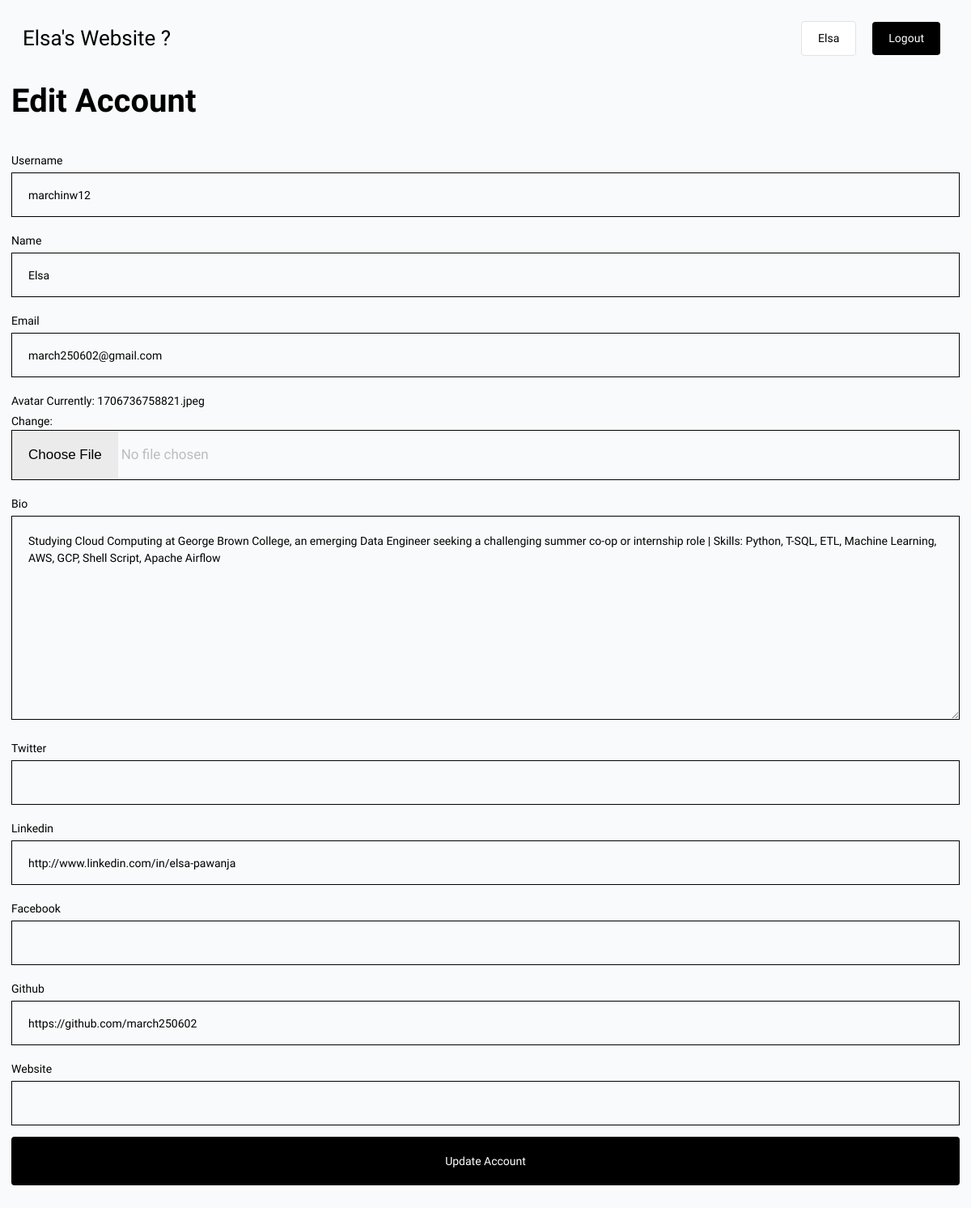
Page /edit-account/ (signed in) on the committed database.
### base/models.py (models this page shows)
class User(AbstractUser):
    name = models.CharField(max_length=100, null=True)
    email = models.EmailField(unique=True, null=True)
    bio = models.TextField(null=True, blank=True)
    hackathon_participant = models.BooleanField(default=True, null=True)
    avatar = ResizedImageField(size=[300,300], default='avatar.png')
    id = models.UUIDField(default=uuid.uuid4, unique=True,
                          primary_key=True, editable=False)
    USERNAME_FIELD = 'email'
    REQUIRED_FIELDS = ['username']
    twitter = models.URLField(max_length=500, null=True, blank=True)
    linkedin = models.URLField(max_length=500, null=True, blank=True)
    website = models.URLField(max_length=500, null=True, blank=True)
    facebook = models.URLField(max_length=500, null=True, blank=True)
    github = models.URLField(max_length=500, null=True, blank=True)
    class Meta:
        ordering = ['avatar']

### base/views.py (the view)
# urls.py: path('edit-account/', views.edit_account, name="edit-account"),
@login_required(login_url='/login')
def edit_account(request):
    form = UserForm(instance=request.user)
    if request.method == 'POST':
        form = UserForm(request.POST, request.FILES,  instance=request.user)
        if form.is_valid():
            user = form.save(commit=False)
            user.save()
            return redirect('account')
    context = {'form':form}
    return render(request, 'user_form.html', context)

### base/forms.py
class UserForm(ModelForm):
    class Meta:
        model = User
        fields = ['username', 'name', 'email', 'avatar' ,'bio', 'twitter', 'linkedin', 'facebook', 'github', 'website']
        widgets = {
            'username': forms.TextInput(attrs={'class':'form-field--input'}),
            'name':forms.TextInput(attrs={'class':'form-field--input'}),
            'email':forms.EmailInput(attrs={'class':'form-field--input'}),
            'bio':forms.Textarea(attrs={'class':'form-field--input-txarea'}),
            'twitter': forms.TextInput(attrs={'class':'form-field--input'}),
            'linkedin':forms.TextInput(attrs={'class':'form-field--input'}),
            'facebook':forms.TextInput(attrs={'class':'form-field--input'}),
            'github':forms.TextInput(attrs={'class':'form-field--input'}),
            'website':forms.TextInput(attrs={'class':'form-field--input'})
        }

### templates/user_form.html (shortened to what this page needs)
{% extends 'main.html' %}
{% block content %}
<div class="'edit-accinfo-container">
    <h1 class="form-field--title">Edit Account</h1>
    <div class="section">
        <form method="POST" enctype="multipart/form-data">
            {% for field in form %}
                <div class="form-field--wrapper">
                    <label>{{field.label}}</label>
                    {{field}}
                </div>
            {% endfor %}
            <div class="form-field--wrapper">
                <input class="btn btn--primary formsubmit-btn" type="submit" value="Update Account" />
            </div>
        </form>
    </div>
</div>
{% endblock content %}

### templates/navbar.html (shortened to what this page needs)
{% load static %}
<nav >
    <div id="logo--wrapper">
        <a href="{% url 'home' %}">
            <h4 id="logo--text">Elsa's Website ?</h4>
        </a>
    </div>
    <div id="nav--col3">
        {% if request.user.is_authenticated %}
        <a class="btn btn--secondary" href="{% url 'account' %}">{{request.user.name}}</a>
        <a class="btn btn--primary" href="{% url 'logout' %}">Logout</a>
        {% else %}
        <a class="btn btn--secondary" href="{% url 'login' %}">Login</a>
        <a class="btn btn--primary" href="{% url 'register' %}">Register</a>
        {% endif %}
    </div>
</nav>

### static/css/main.css (style rules this page uses)
* { box-sizing: border-box; margin: 0; padding: 0; font-family: 'Readex Pro'; background-color: rgb(249, 250,251); line-height: 1.5em; color: #000; font-size: 14px; }
h1,h2,h3,h4,h5,h6 { font-weight: 500; }
h1 { font-size: 48px; }
h4 { font-size: 32px; }
a { text-decoration: none; }
.section { margin: 2em 0; }
.btn { padding: 10px 20px; border-radius: 4px; text-decoration: none; color: black; display: block; width: fit-content; margin: 10px; background-color: none; border: none; }
.btn--primary { background-color:#000; color: #fff; }
.btn--secondary { background-color:#fff; color: #000; border: 1px solid #DEE4ED; }
nav { background-image: url('images/background.jpg'); display: flex; justify-content: space-between; align-items: center; width: 100%; padding: 0.5em 2em; }
nav a { text-decoration: none; color: black; margin: 0 10px; }
#logo--text { font-size: 26px; font-weight: 500; }
#nav--col3 { display: flex; justify-content: space-between; align-items: center; }
.form-field--title { font-family: 'Readex Pro'; font-style: normal; font-weight: 700; font-size: 40px; }
.form-field--wrapper { margin-top: 1em; margin-bottom: 1em; }
input { width: 100%; }
.form-field--wrapper label { line-height: 30px; font-weight: 400; }
input.form-field--input, input#id_password1, input#id_password2 { width: 100%; height: 55px; border:1px solid #000000; padding: 20px; }
textarea.form-field--input-txarea { width: 100%; border:1px solid #000000; padding: 20px; }
#id_avatar { width: 100%; outline: none; font-size: 17px; border:1px solid #000000; display: inline-block; color:#BDBDBD; }
.formsubmit-btn { background-color: #000000; color:white; border:none; width: 100%; margin-left: 0px; height: 60px; margin-bottom: 33px; }

### rows in the picture
User: user.name "Elsa", form "marchinw12" "Elsa" "march250602@gmail.com" "Studying Cloud Computing at George Brown College, an emerging Data Engineer seeking a challenging summer co-op or internship role | Skills: Python, T-SQL, ETL, Machine Learning, AWS, GCP, Shell Script, Apache Airflow" "http://www.linkedin.com/in/elsa-pawanja" "https://github.com/march250602"

### other values in the picture
{{ field.label }} "Username" "Name" "Email" "Avatar" "Bio" "Twitter" "Linkedin" "Facebook" "Github" "Website"
